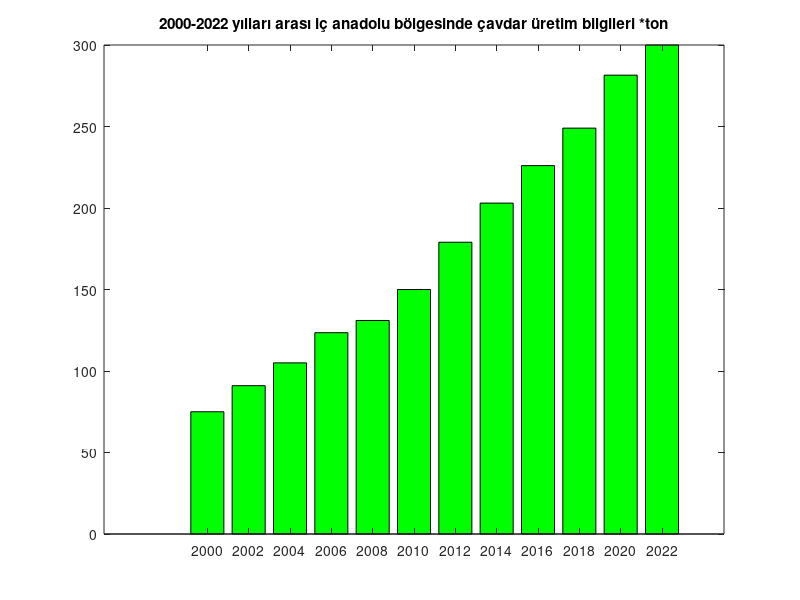

The MATLAB script that drew this image:
clear all
close all

x = 2000:2:2022;
y = [75 91 105 123.5 131 150 179 203 226 249 281.5 300];

% bar(x,y,'stacked','y')
bar(x,y,'stacked','g')
title('2000-2022 yılları arası iç anadolu bölgesinde çavdar üretim bilgileri *ton')